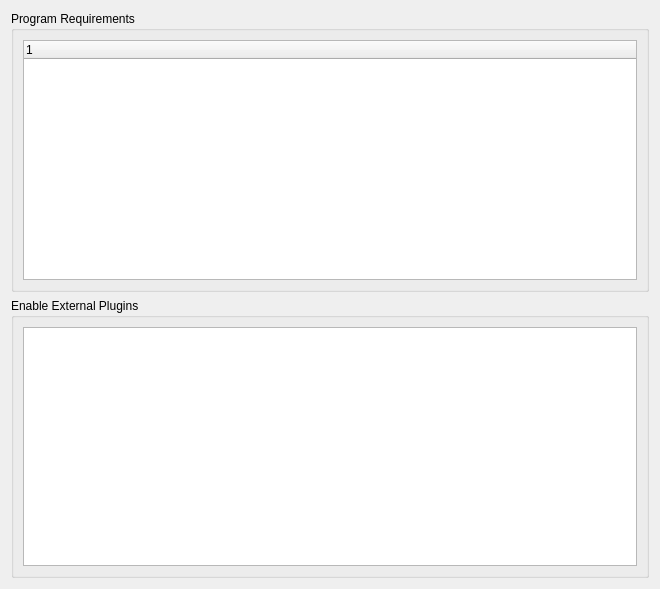
<?xml version="1.0" encoding="UTF-8"?>
<ui version="4.0">
 <class>Form</class>
 <widget class="QWidget" name="Form">
  <property name="geometry">
   <rect>
    <x>0</x>
    <y>0</y>
    <width>660</width>
    <height>589</height>
   </rect>
  </property>
  <property name="windowTitle">
   <string>Form</string>
  </property>
  <layout class="QGridLayout" name="gridLayout_3">
   <item row="1" column="0">
    <widget class="QGroupBox" name="groupBox_2">
     <property name="title">
      <string>Enable External Plugins</string>
     </property>
     <layout class="QGridLayout" name="gridLayout_2">
      <item row="0" column="0">
       <widget class="QTableWidget" name="tableWidget_external_plugins"/>
      </item>
     </layout>
    </widget>
   </item>
   <item row="0" column="0">
    <widget class="QGroupBox" name="groupBox">
     <property name="title">
      <string>Program Requirements</string>
     </property>
     <layout class="QGridLayout" name="gridLayout">
      <item row="0" column="0">
       <widget class="QTreeWidget" name="treeWidget_program_requirements">
        <column>
         <property name="text">
          <string notr="true">1</string>
         </property>
        </column>
       </widget>
      </item>
     </layout>
    </widget>
   </item>
  </layout>
 </widget>
 <resources/>
 <connections/>
</ui>
